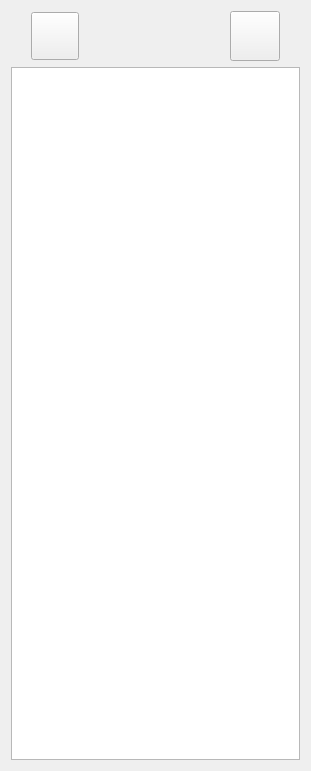
<?xml version="1.0" encoding="UTF-8"?>
<ui version="4.0">
 <class>ContactWidget</class>
 <widget class="QWidget" name="ContactWidget">
  <property name="geometry">
   <rect>
    <x>0</x>
    <y>0</y>
    <width>311</width>
    <height>771</height>
   </rect>
  </property>
  <property name="minimumSize">
   <size>
    <width>311</width>
    <height>771</height>
   </size>
  </property>
  <property name="windowTitle">
   <string>Form</string>
  </property>
  <layout class="QVBoxLayout" name="verticalLayout">
   <item>
    <widget class="QWidget" name="widget" native="true">
     <property name="minimumSize">
      <size>
       <width>0</width>
       <height>50</height>
      </size>
     </property>
     <layout class="QHBoxLayout" name="horizontalLayout">
      <property name="spacing">
       <number>0</number>
      </property>
      <property name="leftMargin">
       <number>0</number>
      </property>
      <property name="topMargin">
       <number>0</number>
      </property>
      <property name="rightMargin">
       <number>0</number>
      </property>
      <property name="bottomMargin">
       <number>0</number>
      </property>
      <item>
       <spacer name="horizontalSpacer_3">
        <property name="orientation">
         <enum>Qt::Horizontal</enum>
        </property>
        <property name="sizeType">
         <enum>QSizePolicy::Maximum</enum>
        </property>
        <property name="sizeHint" stdset="0">
         <size>
          <width>20</width>
          <height>20</height>
         </size>
        </property>
       </spacer>
      </item>
      <item>
       <widget class="QPushButton" name="btn_friend">
        <property name="minimumSize">
         <size>
          <width>48</width>
          <height>48</height>
         </size>
        </property>
        <property name="styleSheet">
         <string notr="true">border-image: url(:/res/Icons/MainWindow/contact3.png);</string>
        </property>
        <property name="text">
         <string/>
        </property>
       </widget>
      </item>
      <item>
       <spacer name="horizontalSpacer">
        <property name="orientation">
         <enum>Qt::Horizontal</enum>
        </property>
        <property name="sizeHint" stdset="0">
         <size>
          <width>43</width>
          <height>20</height>
         </size>
        </property>
       </spacer>
      </item>
      <item>
       <widget class="QPushButton" name="btn_group">
        <property name="minimumSize">
         <size>
          <width>50</width>
          <height>50</height>
         </size>
        </property>
        <property name="styleSheet">
         <string notr="true">border-image: url(:/res/Icons/MainWindow/group3.png);</string>
        </property>
        <property name="text">
         <string/>
        </property>
       </widget>
      </item>
      <item>
       <spacer name="horizontalSpacer_2">
        <property name="orientation">
         <enum>Qt::Horizontal</enum>
        </property>
        <property name="sizeType">
         <enum>QSizePolicy::Maximum</enum>
        </property>
        <property name="sizeHint" stdset="0">
         <size>
          <width>20</width>
          <height>20</height>
         </size>
        </property>
       </spacer>
      </item>
     </layout>
    </widget>
   </item>
   <item>
    <widget class="QStackedWidget" name="stackedWidget">
     <property name="currentIndex">
      <number>0</number>
     </property>
     <widget class="QWidget" name="page">
      <layout class="QVBoxLayout" name="verticalLayout_2">
       <property name="spacing">
        <number>0</number>
       </property>
       <property name="leftMargin">
        <number>0</number>
       </property>
       <property name="topMargin">
        <number>0</number>
       </property>
       <property name="rightMargin">
        <number>0</number>
       </property>
       <property name="bottomMargin">
        <number>0</number>
       </property>
       <item>
        <widget class="ListWidget" name="friendList"/>
       </item>
      </layout>
     </widget>
     <widget class="QWidget" name="page_2">
      <layout class="QVBoxLayout" name="verticalLayout_3">
       <property name="spacing">
        <number>0</number>
       </property>
       <property name="leftMargin">
        <number>0</number>
       </property>
       <property name="topMargin">
        <number>0</number>
       </property>
       <property name="rightMargin">
        <number>0</number>
       </property>
       <property name="bottomMargin">
        <number>0</number>
       </property>
       <item>
        <widget class="ListWidget" name="groupList"/>
       </item>
      </layout>
     </widget>
    </widget>
   </item>
  </layout>
 </widget>
 <customwidgets>
  <customwidget>
   <class>ListWidget</class>
   <extends>QListWidget</extends>
   <header>listwidget.h</header>
  </customwidget>
 </customwidgets>
 <resources/>
 <connections/>
</ui>
